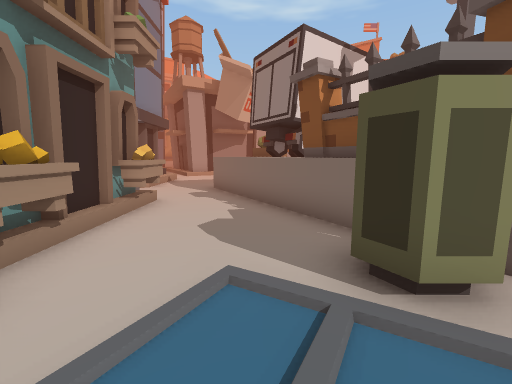
view 1 (above)

18 first-person views from a walk through a Unity game level. The camera is 1.2 m above the floor, tilts 8° down and sees 90° across. The floor is counted in squares, 1 m on a side. Each view is taken from the middle of a square. On the plan, view 1 faces up. The plan holds only what a view shows up to about 12 squares ahead; the rest is blank. The place goes on beyond the plan. The player character is not drawn. Some animated figures are not drawn.

view 2
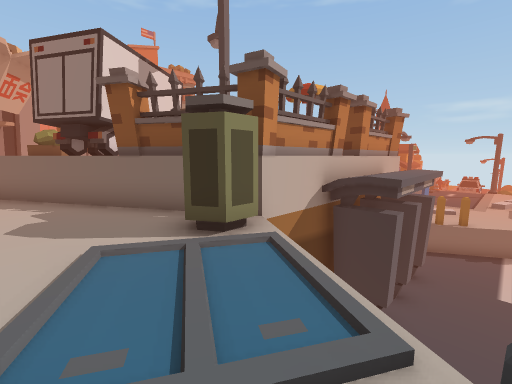

view 3
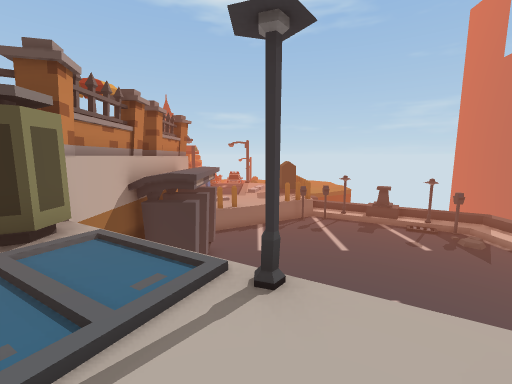

view 4
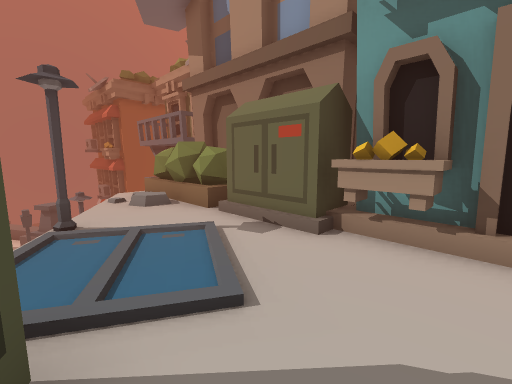

view 5
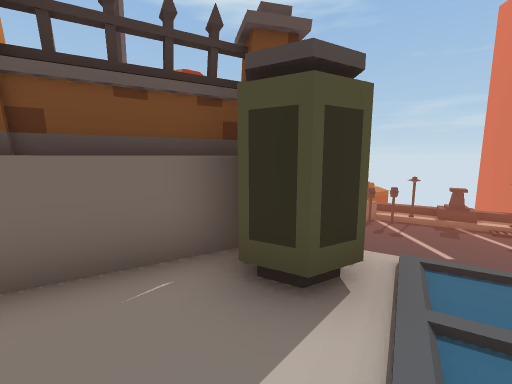

view 6
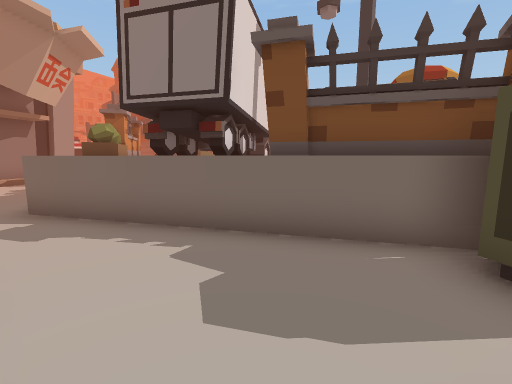

view 7
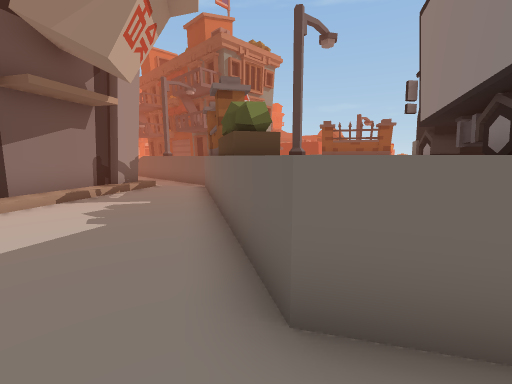

view 8
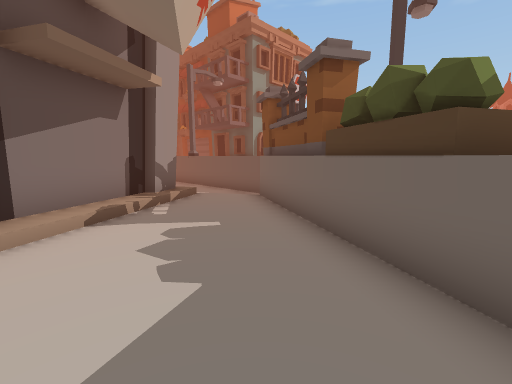

view 9
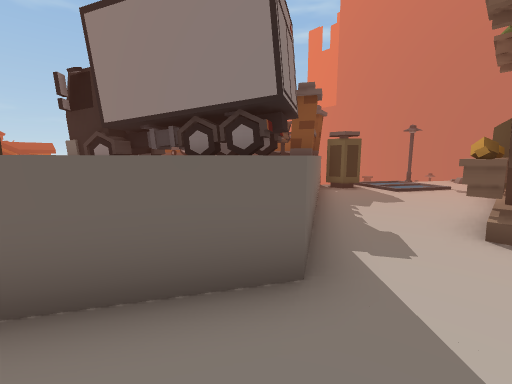

view 10
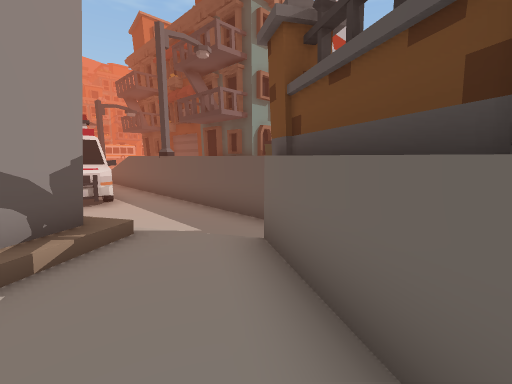

view 11
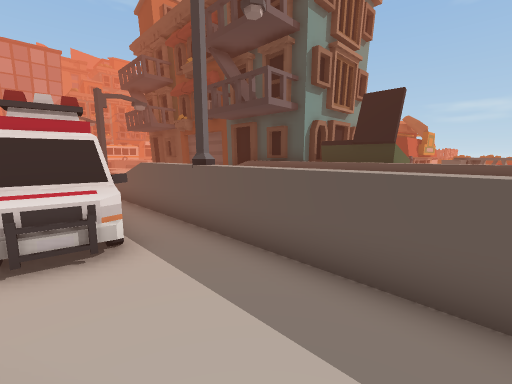

view 12
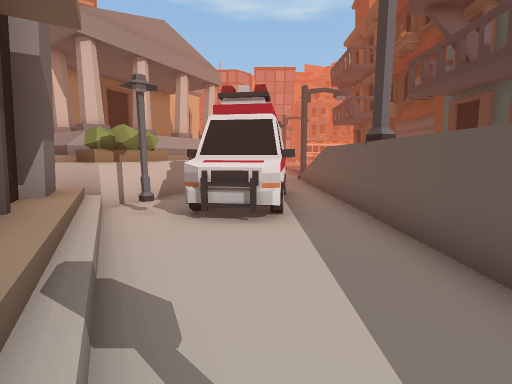

view 13
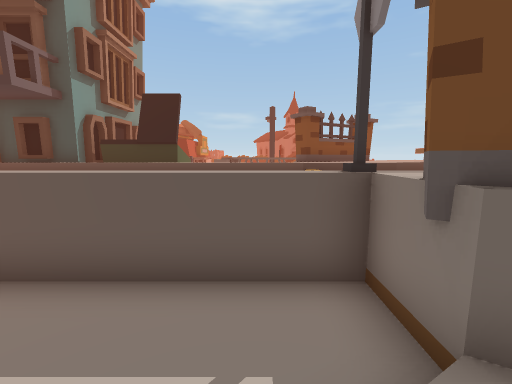

view 14
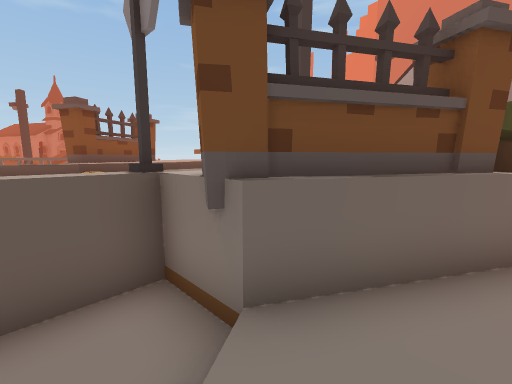

view 15
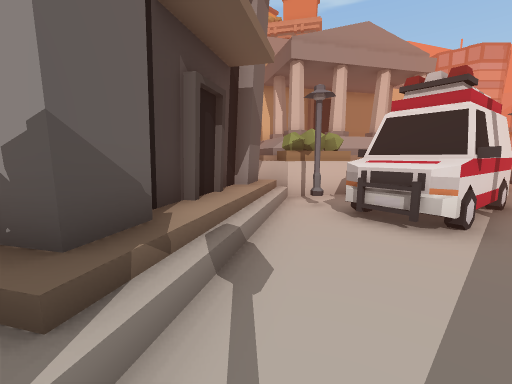

view 16
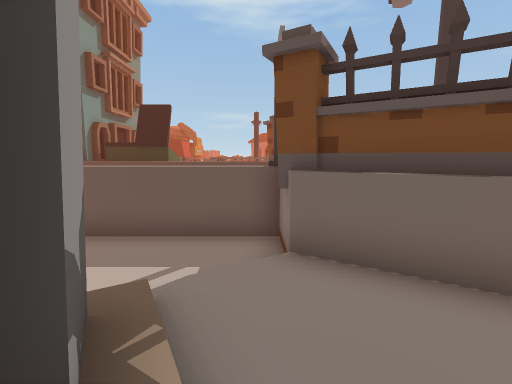

view 17
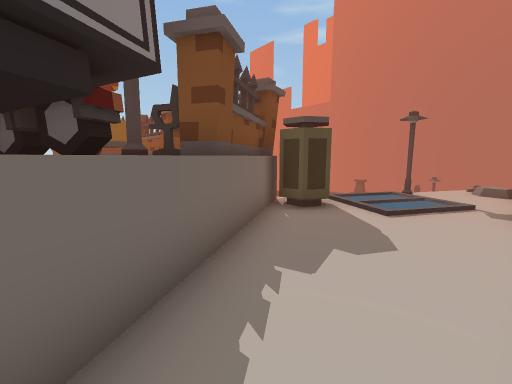

view 18
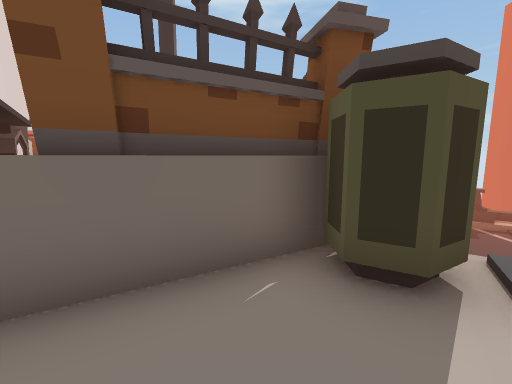

### Floor plan
Key: @ floor where view 1 was taken; # wall or solid block; x gap in a wall; . main floor; : floor 1.25 m higher than the main floor; + floor 2.5 m higher than the main floor; * floor 3 m higher than the main floor; % floor 4.25 m higher than the main floor; / step, stairs or slope; = window, fence, low wall or low ledge; ^ raised ledge; v drop or lower ground; S streetlight; U dumpster; O other object.
Columns run from 3 left of view 1 to 18 right of it. Each row starts with its distance up from view 1.
 26 ^O#+O O+    /#
 25 ^x+SOOO+    /####
 24  #/+OO++S   /U
 23  #/+++++/   /UU
 22  ##/++++/   /UU
 21   #//+++/   /v    O
 20   ##/+++/   /^    OO
 19  ###//++/   /^   OOO
 18 ##////++O   /^   OO SS
 17 #/****#%/   /%## O
 16 *****##     /%%#
 15 ****##      /%%=
 14 ****##       %%##
 13 ***#O        /%
 12 ***%
 11 **#    O
 10 **%  OOO
  9 **#OOOOOO
  8 **##OOOO
  7 O**^OO
  6 O***##OS   O
  5 #***##O    OO
  4 #****##O
  3 #***OO##=# #=##
  2 #***OO  OOOO#  #
  1 O****v  OO#O#. #:
  0 O**@    .......##:
 -1 O***    ........v:
 -2 OO*       ....
 -3 OO       .....
 -4 O       ......
 -5         ......
 -6        .......
 -7        .......
 -8    ##  .......
 -9   ==    ......
-10    ==

Positions as (right, up) in squares from view 1, and headings:
1: (0, 0), facing up
2: (-1, -1), facing up-right
3: (-2, -1), facing right
4: (1, 4), facing down-left
5: (-1, 3), facing right
6: (-2, 3), facing up-right
7: (-3, 9), facing up-right
8: (-3, 12), facing up-right
9: (-3, 12), facing down-right
10: (0, 15), facing up-right
11: (1, 19), facing up-right
12: (2, 19), facing up
13: (1, 19), facing right
14: (1, 19), facing down-right
15: (3, 19), facing up-left
16: (-1, 18), facing right
17: (-2, 8), facing down-right
18: (-1, 4), facing right
